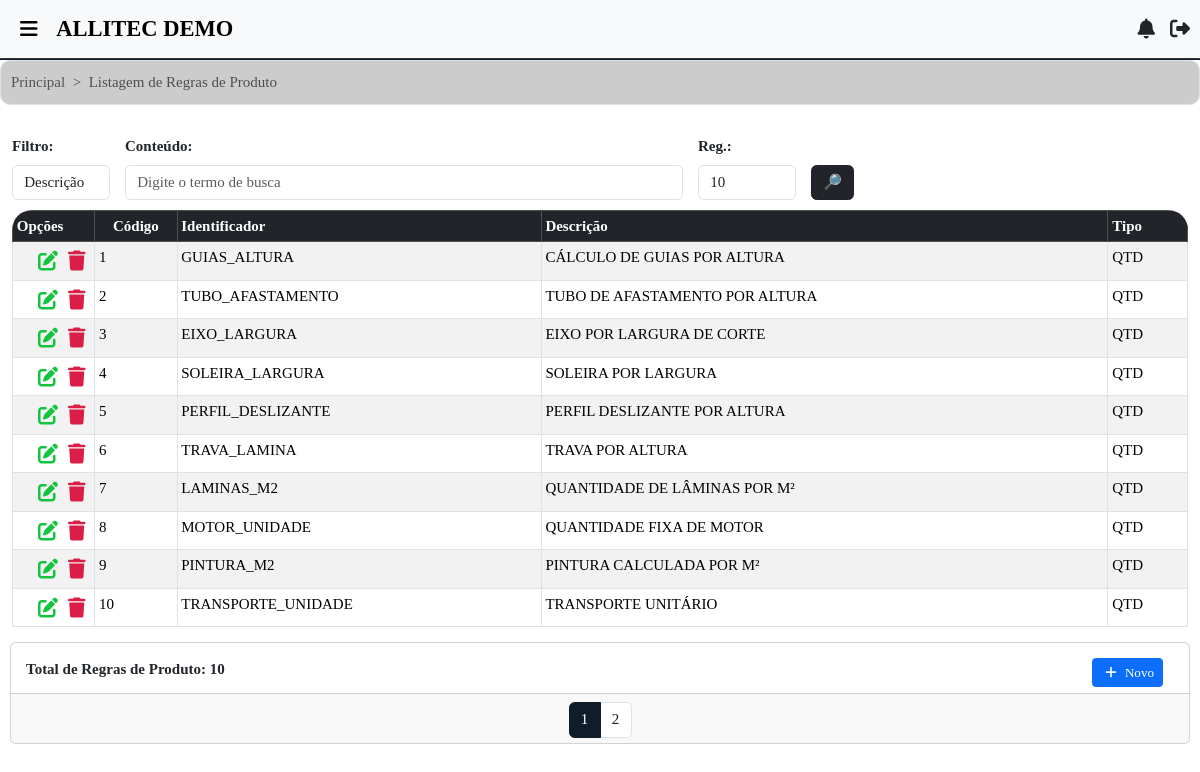
Page /regras_produto/lista/ (signed in) on the committed database.
### filiais/models.py (models this page shows, shortened)
class Usuario(AbstractUser):
    empresa = models.ForeignKey(Empresa, on_delete=models.CASCADE, related_name="usuarios", null=True, blank=True)
    filial_user = models.ForeignKey(Filial, on_delete=models.SET_NULL, null=True, blank=True, related_name="usuarios")
    codigo_local = models.PositiveIntegerField(blank=True, null=True)
    gerar_senha_lib = models.BooleanField(default=False, verbose_name='Gerar Senha de Liberação')
    senha_liberacao = models.CharField(max_length=20, blank=True, null=True, verbose_name='Senha de Liberação')
    is_master = models.BooleanField(default=False)
    class Meta:
        unique_together = ('username', 'empresa')

class Filial(models.Model):
    situacao = models.CharField(
        max_length=10,
        verbose_name="Situação",
        choices=[
            ('Ativa', 'Ativa'),
            ('Inativa', 'Inativa')
        ]
    )
    layout_contrato = models.CharField(
        max_length=10,
        verbose_name="Layout Contrato",
        choices=[
            ('Layout 1', 'Layout 1'),
            ('Layout 2', 'Layout 2')
        ],
        default="Layout 1"
    )
    tp_chave = models.CharField(
        max_length=20,
        verbose_name="Tipo de Chave Pix",
        choices=[
            ('CPF', 'CPF'),
            ('CNPJ', 'CNPJ'),
            ('E-mail', 'E-mail'),
            ('Telefone', 'Telefone'),
            ('Chave Aleatória', 'Chave Aleatória')
        ]
    )
    chave_pix = models.CharField(
        max_length=100,
        verbose_name="Chave Pix"
    )
    banco_fil = models.ForeignKey('bancos.Banco', on_delete=models.CASCADE, null=True, blank=True)
    beneficiario = models.CharField(max_length=255, verbose_name='Nome Beneficiário')
    info_comp = models.TextField(default="Obrigado pela preferência!", blank=True)
    info_orcamento = models.TextField(default="*Caro cliente, caso você encontre um orçamento com valor inferior, podemos analisar o orçamento concorrente para fecharmos negócio.", blank=True)
    cnpj = models.CharField(max_length=20, verbose_name='CNPJ')
    ie = models.CharField(max_length=20, verbose_name='Inscrição Estadual')
    razao_social = models.CharField(max_length=100, verbose_name='Razão Social')
    fantasia = models.CharField(max_length=100, verbose_name='Fantasia')
    endereco = models.CharField(max_length=100, verbose_name='Endereço')
    cep = models.CharField(max_length=10, verbose_name='CEP')
    numero = models.CharField(max_length=10, verbose_name='Nº')
    bairro_fil = models.ForeignKey('bairros.Bairro', on_delete=models.SET_NULL, null=True)
    complem = models.CharField(max_length=20, verbose_name='Complemento', blank=True)
    cidade_fil = models.ForeignKey('cidades.Cidade', on_delete=models.SET_NULL, null=True)
    uf = models.ForeignKey('estados.Estado', on_delete=models.SET_NULL, null=True)
    tel = models.CharField(max_length=15, verbose_name='Fone')
    email = models.EmailField(max_length=40, verbose_name='E-mail')
    fantasia_normalizado = models.CharField(max_length=255, editable=False)
    logo = models.FileField(upload_to='logo/', null=True, blank=True, default='default_logo.png')
    vinc_emp = models.ForeignKey(Empresa, on_delete=models.CASCADE)
    dt_criacao = models.CharField(
        max_length=30,
        verbose_name='Data de Registro',
        default=data_hoje_formatada
    )
    dt_inativacao = models.CharField(max_length=30, verbose_name='Data de Inativação', blank=True, null=True)
    principal = models.BooleanField(default=False, verbose_name='Filial Principal')
    vinculada_a = models.ForeignKey('self', null=True, blank=True, on_delete=models.CASCADE, related_name='filiais_secundarias', verbose_name='Filial Vinculada à')
    class Meta:
        verbose_name_plural = "Filiais"

### regras_produto/models.py (models this page shows, shortened)
class RegraProduto(models.Model):
    vinc_emp = models.ForeignKey('empresas.Empresa', on_delete=models.CASCADE)
    codigo = models.CharField(
        max_length=50,
        help_text="Identificador interno da regra (ex: MOTOR, LAMINA, PINTURA)"
    )
    descricao = models.CharField(
        max_length=100,
        help_text="Descrição legível da regra"
    )
    tipo = models.CharField(
        max_length=20,
        choices=[
            ('QTD', 'Cálculo de Quantidade'),
            ('SELECAO', 'Seleção Automática'),
        ]
    )
    expressao = models.TextField(
        help_text="Fórmula ou regra (ex: m2, alt_c * 4, JSON para seleção)"
    )
    ativo = models.BooleanField(default=True)
    class Meta:
        unique_together = ('vinc_emp', 'codigo')

### regras_produto/views.py (the view)
# urls.py: path("lista/", views.lista_regras, name='lista-regras'),
@verifica_permissao('regras_produto.view_regraproduto')
@login_required
def lista_regras(request):
    s = request.GET.get('s')
    tp = request.GET.get('tp')
    reg = request.GET.get('reg', '10')
    regras = RegraProduto.objects.filter(vinc_emp=request.user.empresa)
    if tp == 'desc' and s:
        norm_s = remove_accents(s).lower()
        regras = regras.filter(descricao__icontains=norm_s).order_by('descricao')
    elif tp == 'cod' and s:
        try:
            regras = regras.filter(id__iexact=s).order_by('descricao')
        except ValueError:
            regras = RegraProduto.objects.none()
    if reg == 'todos':
        num_pagina = regras.count() or 1
    else:
        try:
            num_pagina = int(reg) if int(reg) > 0 else 1
        except ValueError:
            num_pagina = 10  # Valor padrão
    paginator = Paginator(regras, num_pagina)
    page = request.GET.get('page')
    regras = paginator.get_page(page)
    return render(request, 'regras_produto/lista.html', {
        'regras': regras,
        's': s,
        'tp': tp,
        'reg': reg,
    })

### templates/regras_produto/lista.html (shortened to what this page needs)
{% extends 'base.html' %}
{% load static %}
{% block content %}
    <div class="container-fluid bg-white">
        <nav style="--bs-breadcrumb-divider: '>';" aria-label="breadcrumb">
            <ol class="breadcrumb">
                <li class="breadcrumb-item"><a href="{% url 'inicio' %}" id="item-naveg">Principal</a></li>
                <li class="breadcrumb-item active" aria-current="page">Listagem de Regras de Produto</li>
            </ol>
        </nav>
        <form method="GET" id="search-form" style="margin-left: 1%; margin-right: 1%;">
            <div class="row g-3 align-items-end">
                <div class="col-md-1 search-div">
                    <label class="form-label">Filtro:</label>
                    <select name="tp" id="tp" class="form-control">
                        <option value="desc" {% if request.GET.tp == 'desc' %}selected{% endif %}>Descrição</option>
                    </select>
                </div>
                <div class="col-md-2 search-div flex-md-fill">
                    <label class="form-label">Conteúdo:</label>
                    <input class="form-control" type="text" name="s" id="s" placeholder="Digite o termo de busca" value="{{ request.GET.s }}">
                </div>
                <div class="col-md-1 search-div">
                    <label class="form-label">Reg.:</label>
                    <select class="form-control" id="qtd_reg" name="reg">
                        <option value="10" {% if request.GET.reg == '10' %}selected{% endif %}>10</option>
                    </select>
                </div>
                <div class="col search-div d-flex justify-content-start">
                    <button class="btn btn-dark" title="Consultar regras" type="submit" id="data-btn" data-bs-toggle="modal" data-bs-target="#loadingModal">🔎</button>
                </div>
            </div>
        </form>
        <div class="table-container" style="margin-left: 1%; margin-right: 1%;">
            <table class="table table-bordered table-responsive-md table-rounded table-striped" id="tabelas-lista">
                <thead thead class="table-dark">
                    <tr>
                        <th scope="col" style="text-align: justify; width: 7%;">Opções</th>
                        <th scope="col" style="text-align: center; width: 7%;">Código</th>
                        <th scope="col" style="align-items: center;">Identificador</th>
                        <th scope="col" style="align-items: center;">Descrição</th>
                        <th scope="col" style="align-items: center;">Tipo</th>
                    </tr>
                </thead>
                <tbody>
                    {% for r in regras %}
                        <tr>
                            <td style="width: 80px;">
                                <span>
                                    <i class="fas fa-trash" title="Deletar" data-bs-toggle="modal" data-bs-target="#modal-{{ r.id }}"></i>
                                </span>
                                <a href="{% url 'att-regra' r.id %}" class="btn-permissao"
                                  data-permissao="regras_produto.change_regraproduto"
                                  data-msg-negado="Seu usuário não pode editar regras de produto!"><span><i class="fas fa-edit" title="Editar"></i></span></a>
                            </td>
                            <td style="align-items: center;">{{ r.id }}</td>
                            <td class="text-uppercase" style="align-items: center;">{{ r.codigo }}</td>
                            <td class="text-uppercase" style="align-items: center;">{{ r.descricao }}</td>
                            <td class="text-uppercase" style="align-items: center;">{{ r.tipo }}</td>
                        </tr>
                    {% empty %}
                    <tr>
                        <td colspan="8" class="me-auto" style="text-align: center;">
                            Nenhuma regra de produto encontrada.
                        </td>
                    </tr>
                    {% endfor %}
                </tbody>
            </table>
        </div>
        <div class="card">
            <div class="card-body" style="max-height: 50px;">
                <strong>Total de Regras de Produto: {{ regras|length }}</strong>
                <a id="add-link" href="{% url 'add-regra' %}" style="margin-left: 1%; margin-right: 1%; float: right;" class="btn-permissao" data-permissao="regras_produto.add_regraproduto" data-msg-negado="Seu usuário não pode adicionar regras de produto!">
                    <button type="button" class="btn btn-primary btn-sm" id="add-regra"><i class="fas fa-plus"></i> Novo</button>
                </a>
            </div>
            <div class="card-footer text-body-secondary">
                <nav aria-label="Page navigation example" style="padding-bottom: 1px;">
                    <ul class="pagination justify-content-center">
                        {% for num in regras.paginator.page_range %}
                            {% if num >= regras.number|add:'-2' and num <= regras.number|add:'2' %}
                                {% if regras.number == num %}
                                    <li class="page-item active" aria-current="page">
                                        <span class="page-link" style="background-color: #0f1d2b; color: white;">{{ num }}</span>
                                    </li>
                                {% else %}
                                    <li class="page-item">
                                        <a class="page-link" style="color: #0f1d2b;" href="?page={{ num }}{% for key, value in request.GET.items %}{% if key != 'page' %}&{{ key }}={{ value }}{% endif %}{% endfor %}">{{ num }}</a>
                                    </li>
                                {% endif %}
                            {% endif %}
                        {% endfor %}
                    </ul>
                </nav>
            </div>
        </div>
    </div>
{% endblock %}

### templates/base.html (shortened to what this page needs)
<!doctype html>
{% load static %}
<html lang="pt-BR">
<head>
    <link href="https://cdn.jsdelivr.net/npm/bootstrap@5.3.2/dist/css/bootstrap.min.css" rel="stylesheet">
    <link href="https://cdn.jsdelivr.net/npm/select2@4.1.0-rc.0/dist/css/select2.min.css" rel="stylesheet" />
    <link rel="stylesheet" href="https://code.jquery.com/ui/1.14.1/themes/base/jquery-ui.css">
    <link rel="stylesheet" type="text/css" href="https://cdn.jsdelivr.net/npm/toastify-js/src/toastify.min.css">
    <link rel="stylesheet" href="{% static 'css/styles.css' %}">
</head>
<body>
    <div class="container-fluid">
        {% if user.is_authenticated %}
            <nav class="navbar fixed-top navbar-expand-lg bg-body-tertiary">
                <div class="container-fluid">
                    <div class="d-flex align-items-center">
                        <i class="navbar-brand fa-solid fa-bars"
                           style="margin-left: 20px; font-size: 20px;"
                           data-bs-toggle="offcanvas"
                           href="#offcanvasExample"
                           role="button"
                           aria-controls="offcanvasExample"></i>
                        {% if request.user.is_superuser %}
                            <a class="navbar-brand ms-1" href="{% url 'lista-empresas' %}" style="text-decoration: none;">
                                <div class="text-uppercase" style="font-size: 1.5rem; font-weight: bold;">
                                    ADMINISTRAÇÃO
                                </div>
                            </a>
                        {% else %}
                            <a class="navbar-brand ms-1" href="{% url 'inicio' %}" style="text-decoration: none;">
                                <div class="text-uppercase" style="font-size: 1.5rem; font-weight: bold;">
                                    {{ request.user.filial_user.fantasia }}
                                </div>
                            </a>
                        {% endif %}
                    </div>
                    <div class="d-flex align-items-center ms-auto" style="font-size: 20px; margin-right: 10px;">
                        <div class="nav-item dropdown">
                            <a class="nav-link" href="#" id="notificationsDropdown" role="button"
                               data-bs-toggle="dropdown" aria-expanded="false">
                                <i class="fas fa-bell"></i>
                            </a>
                        </div>
                        {% if request.user.is_superuser %}
                            <div class="nav-item ms-3">
                                <a class="nav-link" href="{% url 'logout-view-superuser' %}" title="Sair"
                                   onclick="showLoadingModal()">
                                    <i class="fa-solid fa-right-from-bracket"></i>
                                </a>
                            </div>
                        {% else %}
                            <div class="nav-item ms-3">
                                <a class="nav-link" href="{% url 'logout-view' %}" title="Sair"
                                   onclick="showLoadingModal()">
                                    <i class="fa-solid fa-right-from-bracket"></i>
                                </a>
                            </div>
                        {% endif %}
                    </div>
                </div>
            </nav>
        {% endif %}
    </div>
    {% block content %}{% endblock %}
</body>
</html>

### rows in the picture
Usuario: user.filial_user.fantasia "ALLITEC DEMO"
RegraProduto: id "1", codigo "GUIAS_ALTURA", descricao "CÁLCULO DE GUIAS POR ALTURA", tipo "QTD"
RegraProduto: id "2", codigo "TUBO_AFASTAMENTO", descricao "TUBO DE AFASTAMENTO POR ALTURA", tipo "QTD"
RegraProduto: id "3", codigo "EIXO_LARGURA", descricao "EIXO POR LARGURA DE CORTE", tipo "QTD"
RegraProduto: id "4", codigo "SOLEIRA_LARGURA", descricao "SOLEIRA POR LARGURA", tipo "QTD"
RegraProduto: id "5", codigo "PERFIL_DESLIZANTE", descricao "PERFIL DESLIZANTE POR ALTURA", tipo "QTD"
RegraProduto: id "6", codigo "TRAVA_LAMINA", descricao "TRAVA POR ALTURA", tipo "QTD"
RegraProduto: id "7", codigo "LAMINAS_M2", descricao "QUANTIDADE DE LÂMINAS POR M²", tipo "QTD"
RegraProduto: id "8", codigo "MOTOR_UNIDADE", descricao "QUANTIDADE FIXA DE MOTOR", tipo "QTD"
RegraProduto: id "9", codigo "PINTURA_M2", descricao "PINTURA CALCULADA POR M²", tipo "QTD"
RegraProduto: id "10", codigo "TRANSPORTE_UNIDADE", descricao "TRANSPORTE UNITÁRIO", tipo "QTD"

### other values in the picture
{{ regras|length }} "10"
{{ num }} "1"
{{ num }} "2"
